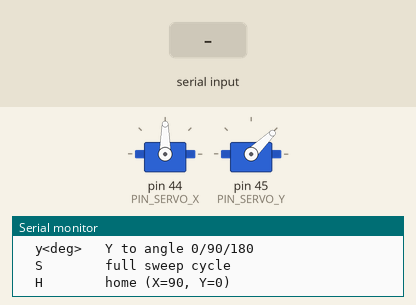
This sketch was run on a simulated Arduino Mega 2560, built with avr-gcc and run on an emulated ATmega2560. Shown: 2 × servo, the last lines printed to the serial monitor. The inputs (shaded band) are chosen by the test bench.

Above: at 2.2 s.
2.3 s: "y90\n" received over Serial
At 4.2 s:
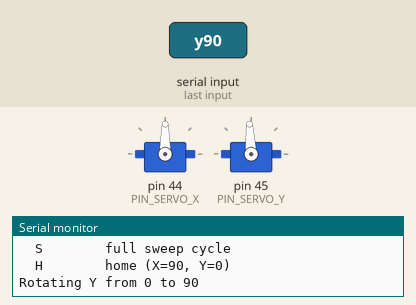
5.3 s: "x,45\n" received over Serial
At 5.7 s:
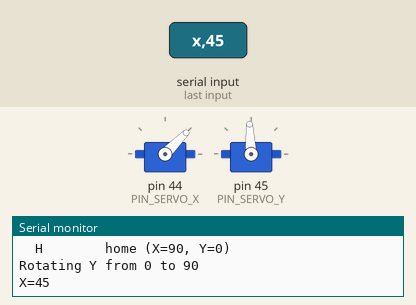
6.8 s: "S90\n" received over Serial
At 10.03 s:
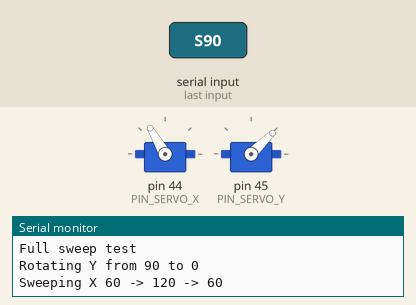
Timing chart, 0 to 24.8 s (numbered marks = the images above; inputs shaded):
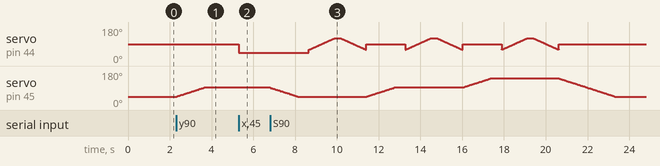

The sketch:

test_servos.ino
```cpp
#include <Servo.h>

#define PIN_SERVO_X 44
#define PIN_SERVO_Y 45

Servo servoX;
Servo servoY;

void sweepX() {
  Serial.println("Sweeping X 60 -> 120 -> 60");
  for (int a = 60; a <= 120; a++) {
    servoX.write(a);
    delay(20);
  }
  delay(300);
  for (int a = 120; a >= 60; a--) {
    servoX.write(a);
    delay(20);
  }
  servoX.write(90);
  Serial.println("X back to 90");
}

void rotateY(int targetDeg) {
  static int currentDeg = 0;
  Serial.print("Rotating Y from ");
  Serial.print(currentDeg);
  Serial.print(" to ");
  Serial.println(targetDeg);
  int step = (targetDeg > currentDeg) ? 1 : -1;
  while (currentDeg != targetDeg) {
    currentDeg += step;
    servoY.writeMicroseconds(map(currentDeg, 0, 180, 1000, 2000));
    delay(15);
  }
  delay(500);
}

void setup() {
  Serial.begin(115200);
  servoX.attach(PIN_SERVO_X);
  servoY.attach(PIN_SERVO_Y);
  servoX.write(90);
  servoY.writeMicroseconds(1000);
  delay(1000);

  Serial.println("=== SERVO TEST ===");
  Serial.println("Commands:");
  Serial.println("  x<deg>   X to angle (e.g. x90)");
  Serial.println("  y<deg>   Y to angle 0/90/180");
  Serial.println("  S        full sweep cycle");
  Serial.println("  H        home (X=90, Y=0)");
}

void loop() {
  if (Serial.available()) {
    char c = Serial.read();
    if (c == 'x') {
      int a = Serial.parseInt();
      a = constrain(a, 0, 180);
      servoX.write(a);
      Serial.print("X=");
      Serial.println(a);
    } else if (c == 'y') {
      int a = Serial.parseInt();
      a = constrain(a, 0, 180);
      rotateY(a);
    } else if (c == 'S') {
      Serial.println("Full sweep test");
      rotateY(0);
      sweepX();
      rotateY(90);
      sweepX();
      rotateY(180);
      sweepX();
      rotateY(0);
      Serial.println("Sweep done");
    } else if (c == 'H') {
      servoX.write(90);
      rotateY(0);
      Serial.println("Home");
    }
  }
}
```

Measured:
- after the input at 2.3 s, servo on pin 45 (PIN_SERVO_Y): moves from 44° to 93° over 1.4 s, starting at once
- after the input at 5.3 s, servo on pin 44 (PIN_SERVO_X): 90° → 45° at once
